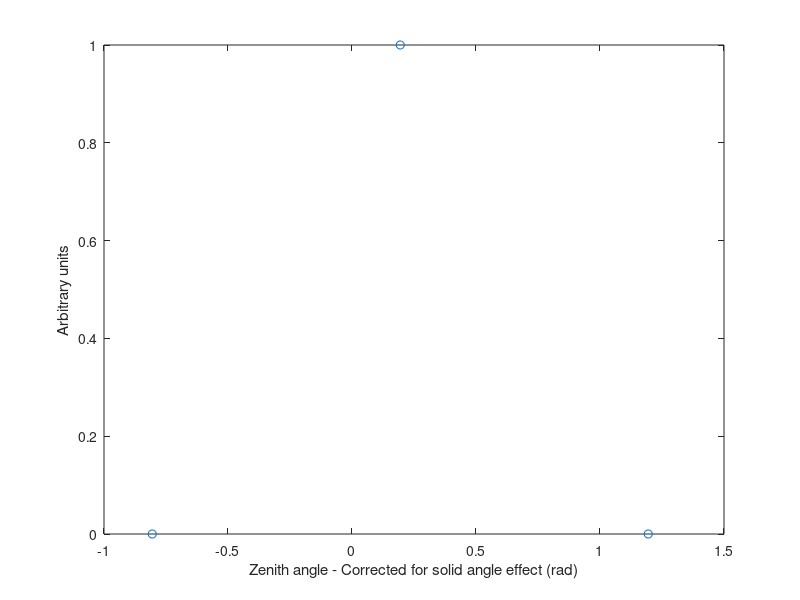
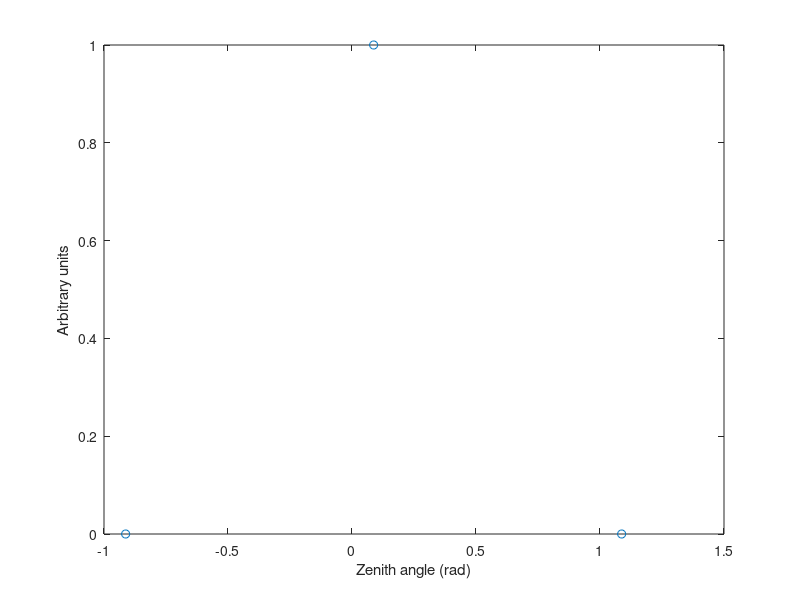
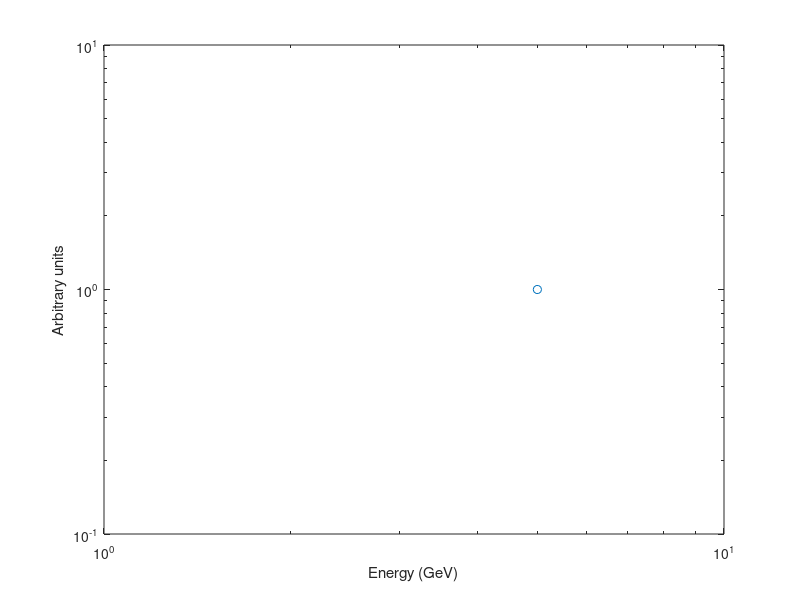

These charts were generated, in order, by the following MATLAB code:
%%%%%%%%%%%%%%%%%%%%%%%%%%%%%%%%%%%%%%%%%%%%%%%
%
%   Muon generator matlab file (Version 2).
%   
%   This file provides a cosmic ray muon sampling capability for use in 
%   Monte Carlo simulations. The muon energy distribution is described by 
%   the Smith & Duller (1959) phenomenological model that captures the main 
%   characteristics of the experimentally measured spectrum. 
%   Statistical algorithms are then employed for generating random samples. 
%   The inverse transform provides a means to generate samples from the 
%   muon angular distribution (corrected for solid angle effect). The Acceptance-Rejection 
%   method is used to generate samples from the actual muon angular
%   distribution (i.e., cosine squared). The Acceptance-Rejection 
%   method is also used to provide the energy component. Final output is a 
%   look-up table with three columns that contains the sampled angles and energies.
%
%   Instructions: Run the file. On the command line set the minimum and 
%   maximum muon energy, the minimum and maximum zenith angle and the 
%   number of muons to be sampled. The output "Muon_table" matrix contains 
%   the angles and energies of the sampled muons.
%
%   This file is free for use. More details, examples and validation results 
%   can be found in the journal paper:
%   
%   S. Chatzidakis, S. Chrysikopoulou, L.H. Tsoukalas (2015)
%   "Developing a cosmic ray muon sampling capability for muon tomography
%   and monitoring applications", Nuclear Instruments and Methods in 
%   Phyics Research Section A, Vol. 804, pp. 33-42.
%
%   S. Chatzidakis, L.H. Tsoukalas (2015)
%   "A Geant4-MATLAB muon generator for Monte-Carlo simulations", 
%   URL: https://engineering.purdue.edu/~aisl/Stylianos_Publications.html
%
%   Users are kindly requested to cite the above journal paper in their
%   publications. Thank you!
%
%%%%%%%%%%%%%%%%%%%%%%%%%%%%%%%%%%%%%%%%%%%%%%%
clear all;clc;
%%%%%%%%%%%%%%%%%%%%%%%%%%%%%%%%%%%%%%%%%%%%%%%
%
%   Set minimum and maximum muon energy (GeV) (Range 1-100 GeV)
%
%%%%%%%%%%%%%%%%%%%%%%%%%%%%%%%%%%%%%%%%%%%%%%%
Emin=input('Enter minimum muon energy (GeV):');
Emax=input('Enter maximum muon energy (GeV):');
%%%%%%%%%%%%%%%%%%%%%%%%%%%%%%%%%%%%%%%%%%%%%%%
%
%   Set minimum and maximum muon zenith angle (Range 0-90o)
%
%%%%%%%%%%%%%%%%%%%%%%%%%%%%%%%%%%%%%%%%%%%%%%%
Theta_min=input('Enter minimum muon zenith angle (degrees):');
Theta_max=input('Enter maximum muon zenith angle (degrees):');
%%%%%%%%%%%%%%%%%%%%%%%%%%%%%%%%%%%%%%%%%%%%%%%
%
%   Set the desirable number of muons to be sampled
%
%%%%%%%%%%%%%%%%%%%%%%%%%%%%%%%%%%%%%%%%%%%%%%%
N=input('Enter the number of muons:');                        
%%%%%%%%%%%%%%%%%%%%%%%%%%%%%%%%%%%%%%%%%%%%%%%
%
%    Phenomenological model constants
%
%%%%%%%%%%%%%%%%%%%%%%%%%%%%%%%%%%%%%%%%%%%%%%%
Alpha=0.002382;              % constant A
lambda=120;                  % absorption mean free path 120 g/cm2
kappa=2.645;                 % exponent (-)
bp=0.771; jp=148.16;         % correction factor (-); factor (GeV)
alpha = 0.0025;              % muon energy loss in GeV/g/cm2
rho = 0.76;                  % fraction of pion energy that is transferred to muon
y0=1000;                     % atmoshperic depth g/cm2
bm=0.8;Bm=1.041231831;       % correction factor (-); 
%%%%%%%%%%%%%%%%%%%%%%%%%%%%%%%%%%%%%%%%%%%%%%%
%
%   Inverse trasform and Accept-Reject method
%
%%%%%%%%%%%%%%%%%%%%%%%%%%%%%%%%%%%%%%%%%%%%%%%
%%%%%%%%%%%%%%%%%%%%%%%%%%%%%%%%%%%%%%%%%%%%%%%
%
%   Step 1
%   Inverse trasform to sample from muon zenith 
%   angle - corrected for solid angle effect
%
%%%%%%%%%%%%%%%%%%%%%%%%%%%%%%%%%%%%%%%%%%%%%%%
theta1=Theta_min*pi/180;theta2=Theta_max*pi/180;             % change from degrees to radians
for i=1:N
tm=theta1+(theta2-theta1).*rand();
tm1=2*tm/(pi);
theta_corr(i)=acos((1-tm1)^(1/3));                                % select muon angle (in radians) - corrected for solid angle effect - using inverse transform
%%%%%%%%%%%%%%%%%%%%%%%%%%%%%%%%%%%%%%%%%%%%%%%
%
%    Step 2
%    Accept-Reject method to sample muon zenith angle 
%
%%%%%%%%%%%%%%%%%%%%%%%%%%%%%%%%%%%%%%%%%%%%%%%
%%%%%%%%%%%%%%%%%%%%%%%%%%%%%%%%%%%%%%%%%%%%%%%
%
%   Calculate maximum value of angular distribution
%
%%%%%%%%%%%%%%%%%%%%%%%%%%%%%%%%%%%%%%%%%%%%%%%
tm2=[theta1:0.01:theta2];                                % zenith angle lower and upper limits
theta3=cos(tm2).^2;                                      % angular distribution modelled as cosine squared
C4=max(theta3);                                          % maximum value of angular distribution
%%%%%%%%%%%%%%%%%%%%%%%%%%%%%%%%%%%%%%%%%%%%%%%
%
%   Actual angular muon spectrum
%   (i.e., cosine squared)
%
%%%%%%%%%%%%%%%%%%%%%%%%%%%%%%%%%%%%%%%%%%%%%%%
for k=1:1000000                       
    Theta_m1=(theta1+(theta2-theta1)*rand());            % select a random energy from uniform U(Theta_min,Theta_max)
    u=rand();                                            % select a random number from uniform U(0,1)
    f1=cos(Theta_m1)^2;                                  % calculate random variable X             
    f2=C4;                                            
    f3=f1/f2;                                            % f(y)/g(y)=f1/f2 where g(y)>f(y)
    if u<=f3                                             % if u<=f(y)/g(y) then set X=Y
        Muon_Theta(i)=Theta_m1;                          % accept zenith angle
        break
    end
end
%%%%%%%%%%%%%%%%%%%%%%%%%%%%%%%%%%%%%%%%%%%%%%%
%
%    Step 3
%    Accept-Reject method to sample muon energy 
%
%%%%%%%%%%%%%%%%%%%%%%%%%%%%%%%%%%%%%%%%%%%%%%%
%%%%%%%%%%%%%%%%%%%%%%%%%%%%%%%%%%%%%%%%%%%%%%%
%
%   Calculate maximum value of phenomenological model
%
%%%%%%%%%%%%%%%%%%%%%%%%%%%%%%%%%%%%%%%%%%%%%%%
Em=[Emin:0.1:Emax];                                                 % energy lower and upper limits
Ep=(Em+alpha*y0*(sec(Muon_Theta(i))-0.1))*(1/rho);
Pm=(0.1*cos(Muon_Theta(i)).*(1-(alpha*(y0*sec(Muon_Theta(i))-100)./(rho.*Ep)))).^(Bm./((rho.*Ep+100*alpha)*cos(Muon_Theta(i))));
f=Alpha.*Pm.*(Ep.^(-kappa))*lambda*bp*jp./(Ep.*cos(Muon_Theta(i))+bp*jp);
C6=max(f);                                                           % maximum value of phenomenological model
%%%%%%%%%%%%%%%%%%%%%%%%%%%%%%%%%%%%%%%%%%%%%%%
%
%   Muon energy sampling 
%  (for the previously selected muon angle Muon_Theta)
%
%%%%%%%%%%%%%%%%%%%%%%%%%%%%%%%%%%%%%%%%%%%%%%%
for m=1:1000000                       
    Em1=(Emin+(Emax-Emin)*rand());                           % select a random energy from uniform U(Emin,Emax)
    u=rand();                                                % select a random number from uniform U(0,1)
    Ep1=(Em1+alpha*y0*(sec(Muon_Theta(i))-0.1))*(1/rho);     % calculate pion energy
    Pm1=(0.1*cos(Muon_Theta(i))*(1-(alpha*(y0*sec(Muon_Theta(i))-100)/(rho*Ep1))))^(Bm/((rho*Ep1+100*alpha)*cos(Muon_Theta(i))));   % calculate probability
    f4=Alpha*Pm1*(Ep1^(-kappa))*lambda*bp*jp/(Ep1*cos(Muon_Theta(i))+bp*jp);    % calculate intensity based on sampled energy and angle             
    f5=C6;                                            
    f6=f4/f5;                                                 % f(y)/g(y)=f1/f2 where g(y)>f(y)
    if u<=f6                                                  % if u<=f(y)/g(y) then set X=Y
        Muon_Energy(i)=Em1;                                   % accept energy
        break
    end
end
end
%%%%%%%%%%%%%%%%%%%%%%%%%%%%%%%%%%%%%%%%%%%%%%%%%%%%%%%
%
%   Create a lookup table: 1st column is sampled muon angle (radians), 
%   second column is sampled muon angle -corrected for solid angle effect (radians)
%   third colum is sampled muon energy (GeV)
%
%%%%%%%%%%%%%%%%%%%%%%%%%%%%%%%%%%%%%%%%%%%%%%%%%%%%%%%
Muon_table=[Muon_Theta;theta_corr;Muon_Energy]';
%%%%%%%%%%%%%%%%%%%%%%%%%%%%%%%%%%%%%%%%%%%%%%%%%%%%%%%
%
%   Set bin size and produce histograms for plotting
%
%%%%%%%%%%%%%%%%%%%%%%%%%%%%%%%%%%%%%%%%%%%%%%%%%%%%%%%
bin1=2*(numel(Muon_Energy)^(1/3));      % bin size for energies selected according to Rice rule
[C,x2]=hist(Muon_Energy,bin1);
C1=C/trapz(x2,C);                       % normalization of the histogram
bin8=2*(numel(theta_corr)^(1/3));            % bin size for angles (corrected for solid angle effect) selected according to Rice rule
[C8,x8]=hist(theta_corr,bin8);
C9=C8/trapz(x8,C8);                     % normalzation of the histogram
bin10=2*(numel(Muon_Theta)^(1/3));      % bin size for angles selected according to Rice rule
[C10,x10]=hist(Muon_Theta,bin10);
C11=C10/trapz(x10,C10);                 % normalzation of the histogram
%%%%%%%%%%%%%%%%%%%%%%%%%%%%%%%%%%%%%%%%%%%%%%%%%%%%%%%
%
%   Plot histograms
%
%%%%%%%%%%%%%%%%%%%%%%%%%%%%%%%%%%%%%%%%%%%%%%%%%%%%%%%
figure(1)                       
plot(x8,C9,'o')                         % plot distribution of zenith angles - corrected for the solid angle effect.
xlabel('Zenith angle - Corrected for solid angle effect (rad)')
ylabel('Arbitrary units')
figure(2)                       
plot(x10,C11,'o')                         % plot distribution of zenith angles.
xlabel('Zenith angle (rad)')
ylabel('Arbitrary units')
figure(3)
loglog(x2,C1,'o')                         % plot distribution of muon energies
xlabel('Energy (GeV)')
ylabel('Arbitrary units')
%%%%%%%%%%%%%%%%%%%%%%%%%%%%%%%%%%%%%%%%%%%%%%%%%%%%%%%
%
%   Clear workspace
%
%%%%%%%%%%%%%%%%%%%%%%%%%%%%%%%%%%%%%%%%%%%%%%%%%%%%%%%
clearvars -except Muon_table    % clear workspace
